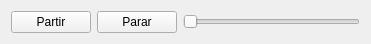
  <widget class="QWidget" name="layoutWidget_5">
   <property name="geometry">
    <rect>
     <x>599</x>
     <y>521</y>
     <width>371</width>
     <height>36</height>
    </rect>
   </property>
   <layout class="QHBoxLayout" name="horizontalLayout_2">
    <item>
     <widget class="QPushButton" name="pushButton_partir_ug2">
      <property name="styleSheet">
       <string notr="true">background-color: rgb(241, 241, 241);</string>
      </property>
      <property name="text">
       <string>Partir</string>
      </property>
     </widget>
    </item>
    <item>
     <widget class="QPushButton" name="pushButton_parar_ug2">
      <property name="styleSheet">
       <string notr="true">background-color: rgb(241, 241, 241);</string>
      </property>
      <property name="text">
       <string>Parar</string>
      </property>
     </widget>
    </item>
    <item>
     <widget class="QSlider" name="horizontalSlider_setpoint_ug2">
      <property name="minimumSize">
       <size>
        <width>0</width>
        <height>22</height>
       </size>
      </property>
      <property name="maximum">
       <number>3038</number>
      </property>
      <property name="singleStep">
       <number>10</number>
      </property>
      <property name="pageStep">
       <number>100</number>
      </property>
      <property name="orientation">
       <enum>Qt::Horizontal</enum>
      </property>
     </widget>
    </item>
   </layout>
   <zorder>horizontalSlider_setpoint_ug2</zorder>
   <zorder>pushButton_partir_ug2</zorder>
   <zorder>pushButton_parar_ug2</zorder>
  </widget>
